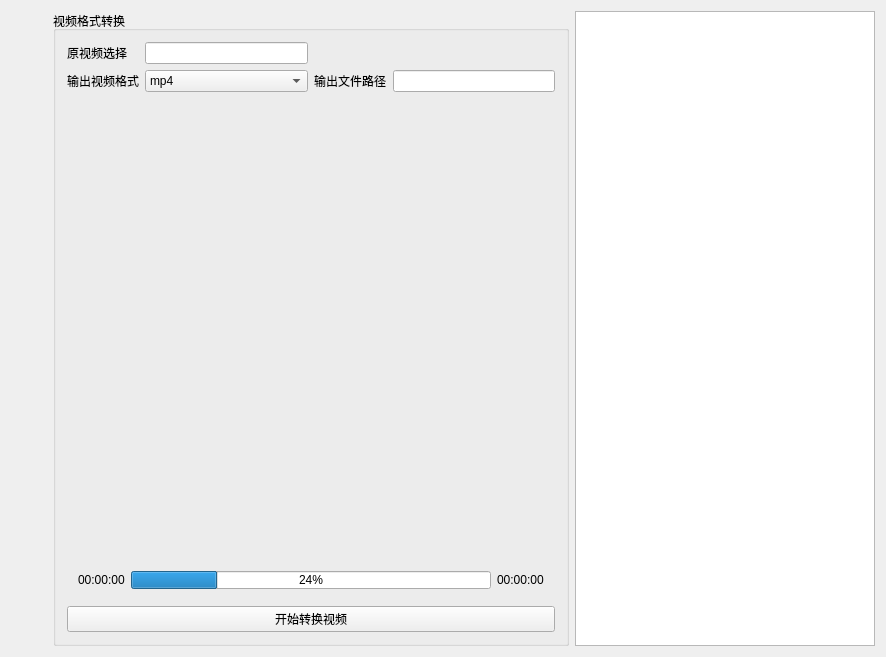
<?xml version="1.0" encoding="UTF-8"?>
<ui version="4.0">
 <class>SubFilesConvertWidgetClass</class>
 <widget class="QWidget" name="SubFilesConvertWidgetClass">
  <property name="geometry">
   <rect>
    <x>0</x>
    <y>0</y>
    <width>886</width>
    <height>657</height>
   </rect>
  </property>
  <property name="windowTitle">
   <string>SubFilesConvertWidget</string>
  </property>
  <layout class="QHBoxLayout" name="horizontalLayout">
   <item>
    <layout class="QVBoxLayout" name="toolPart">
     <item>
      <widget class="QPushButton" name="closePushButton">
       <property name="minimumSize">
        <size>
         <width>36</width>
         <height>36</height>
        </size>
       </property>
       <property name="toolTip">
        <string>关闭音乐盒</string>
       </property>
       <property name="styleSheet">
        <string notr="true">QPushButton {
    border: none; 
width: 20px; height: 50px;
}
QPushButton:hover {
border: 2px solid blue;
}
QPushButton:pressed {
 border: 2px solid red; 
 }</string>
       </property>
       <property name="text">
        <string/>
       </property>
       <property name="icon">
        <iconset resource="../resource.qrc">
         <normaloff>:/icon/resources/icons/IconamoonCloseCircle1.svg</normaloff>:/icon/resources/icons/IconamoonCloseCircle1.svg</iconset>
       </property>
       <property name="iconSize">
        <size>
         <width>36</width>
         <height>36</height>
        </size>
       </property>
      </widget>
     </item>
     <item>
      <spacer name="verticalSpacer">
       <property name="orientation">
        <enum>Qt::Orientation::Vertical</enum>
       </property>
       <property name="sizeHint" stdset="0">
        <size>
         <width>20</width>
         <height>40</height>
        </size>
       </property>
      </spacer>
     </item>
    </layout>
   </item>
   <item>
    <layout class="QVBoxLayout" name="verticalLayout">
     <item>
      <layout class="QHBoxLayout" name="mainHorizontalLayout">
       <item>
        <widget class="QGroupBox" name="VideoGroupBox">
         <property name="title">
          <string>视频格式转换</string>
         </property>
         <layout class="QVBoxLayout" name="verticalLayout_2">
          <item>
           <layout class="QGridLayout" name="gridLayout">
            <item row="0" column="1">
             <widget class="QLineEdit" name="originVideoPathLineEdit"/>
            </item>
            <item row="1" column="1">
             <widget class="QComboBox" name="outputVideoTypeComboBox">
              <property name="minimumSize">
               <size>
                <width>150</width>
                <height>0</height>
               </size>
              </property>
              <item>
               <property name="text">
                <string>mp4</string>
               </property>
              </item>
             </widget>
            </item>
            <item row="1" column="0">
             <widget class="QLabel" name="outputVideoTypeLabel">
              <property name="text">
               <string>输出视频格式</string>
              </property>
             </widget>
            </item>
            <item row="0" column="0">
             <widget class="QLabel" name="originalChooseLabel">
              <property name="text">
               <string>原视频选择</string>
              </property>
             </widget>
            </item>
            <item row="1" column="2">
             <widget class="QLabel" name="outputVideoPathLabel">
              <property name="text">
               <string>输出文件路径</string>
              </property>
             </widget>
            </item>
            <item row="1" column="3">
             <widget class="QLineEdit" name="outputVideoPathLineEdit"/>
            </item>
           </layout>
          </item>
          <item>
           <spacer name="verticalSpacer_2">
            <property name="orientation">
             <enum>Qt::Orientation::Vertical</enum>
            </property>
            <property name="sizeHint" stdset="0">
             <size>
              <width>20</width>
              <height>40</height>
             </size>
            </property>
           </spacer>
          </item>
          <item>
           <widget class="QWidget" name="videoConvertProgressWidget" native="true">
            <property name="maximumSize">
             <size>
              <width>16777215</width>
              <height>40</height>
             </size>
            </property>
            <layout class="QHBoxLayout" name="horizontalLayout_2">
             <item>
              <widget class="QLabel" name="currentTimeLabel">
               <property name="text">
                <string>00:00:00</string>
               </property>
              </widget>
             </item>
             <item>
              <widget class="QProgressBar" name="convertProgressBar">
               <property name="value">
                <number>24</number>
               </property>
              </widget>
             </item>
             <item>
              <widget class="QLabel" name="totalTimeLabel">
               <property name="text">
                <string>00:00:00</string>
               </property>
              </widget>
             </item>
            </layout>
           </widget>
          </item>
          <item>
           <widget class="QPushButton" name="beginToConvertVideoPushButton">
            <property name="text">
             <string>开始转换视频</string>
            </property>
           </widget>
          </item>
         </layout>
        </widget>
       </item>
       <item>
        <widget class="QTextEdit" name="remindTextEdit">
         <property name="maximumSize">
          <size>
           <width>300</width>
           <height>16777215</height>
          </size>
         </property>
        </widget>
       </item>
      </layout>
     </item>
    </layout>
   </item>
  </layout>
 </widget>
 <layoutdefault spacing="6" margin="11"/>
 <resources>
  <include location="../resource.qrc"/>
 </resources>
 <connections/>
</ui>
